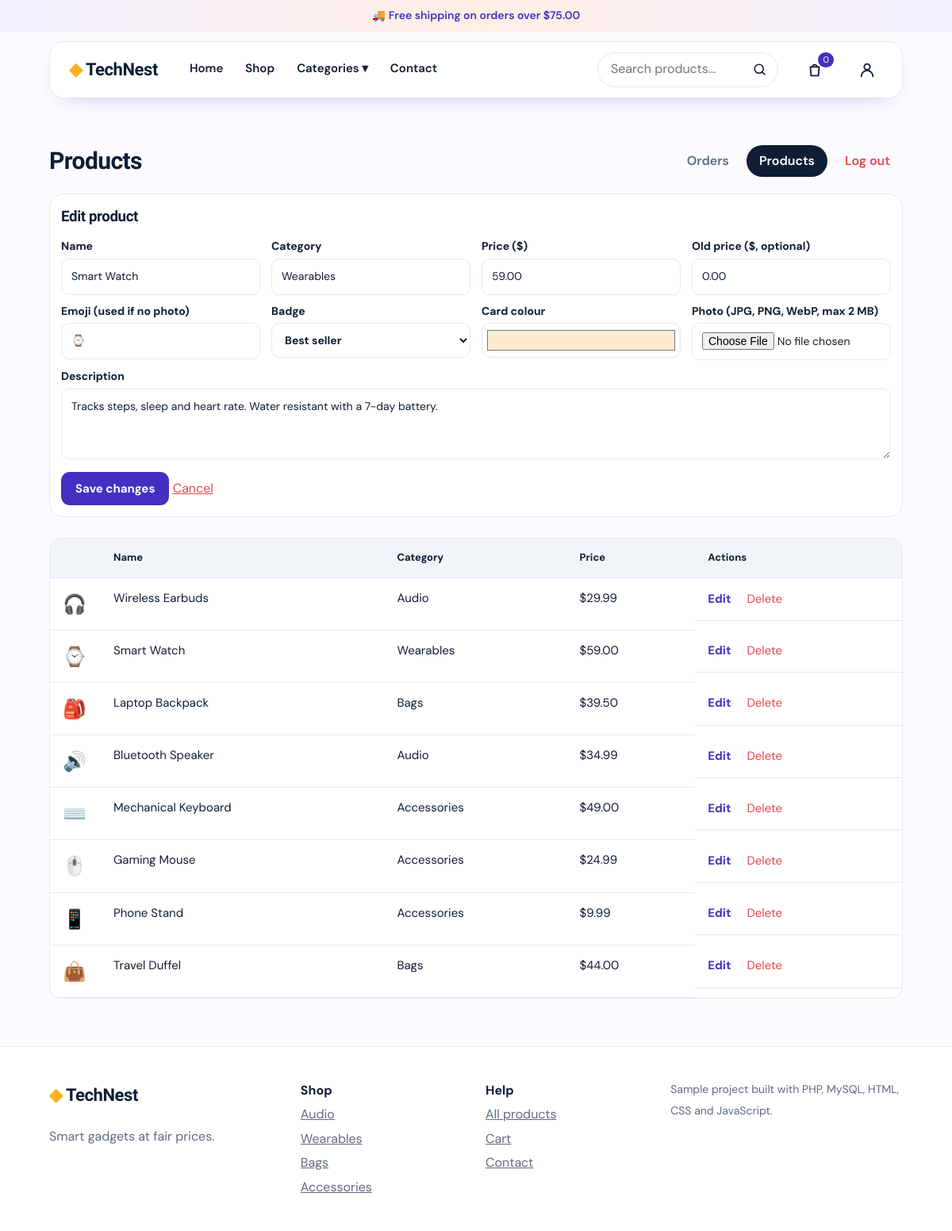
Screenshot of /admin_products.php?edit=2 (signed in) with the database file from the repository.
### tables this page shows
CREATE TABLE IF NOT EXISTS products (
  id INT PRIMARY KEY AUTO_INCREMENT, name VARCHAR(120) NOT NULL, price DECIMAL(8,2) NOT NULL,
  old_price DECIMAL(8,2) NOT NULL DEFAULT 0, cat VARCHAR(60) NOT NULL, emoji VARCHAR(16), image VARCHAR(255) DEFAULT NULL,
  rating DECIMAL(2,1) DEFAULT 4.5, reviews INT DEFAULT 0, badge VARCHAR(30) DEFAULT '',
  bg VARCHAR(9) DEFAULT '#EEF2F7', description TEXT
);

### admin_products.php (the view, shortened to what this page needs)
<?php
require_once 'data.php';
$err = ''; $edit = null; $badges = ['', 'Sale', 'New', 'Best seller'];
if (!$edit && isset($_GET['edit'])) {
  $st = $pdo->prepare('SELECT * FROM products WHERE id = ?'); $st->execute([(int)$_GET['edit']]); $edit = $st->fetch() ?: null;
}
$rows = $pdo->query('SELECT * FROM products ORDER BY id')->fetchAll();
include 'header.php'; $tab = 'products'; ?>
<main class="wrap">
  <?php include 'admin_nav.php'; ?>
  <form class="card pform" method="post" enctype="multipart/form-data" id="top">
    <h3><?= $edit && $edit['id'] ? 'Edit product' : 'Add a product' ?></h3>
    <div class="fg">
      <label>Name<input name="name" required value="<?= e($edit['name'] ?? '') ?>"></label>
      <label>Category<input name="cat" required value="<?= e($edit['cat'] ?? '') ?>"></label>
      <label>Price ($)<input name="price" type="number" step="0.01" min="0" required value="<?= e($edit['price'] ?? '') ?>"></label>
      <label>Old price ($, optional)<input name="old_price" type="number" step="0.01" min="0" value="<?= e(($edit['old_price'] ?? 0) ?: '') ?>"></label>
      <label>Emoji (used if no photo)<input name="emoji" maxlength="8" value="<?= e($edit['emoji'] ?? '📦') ?>"></label>
      <label>Badge<select name="badge"><?php foreach ($badges as $b): ?><option value="<?= e($b) ?>" <?= ($edit['badge'] ?? '') === $b ? 'selected' : '' ?>><?= $b ?: 'None' ?></option><?php endforeach; ?></select></label>
      <label>Card colour<input name="bg" type="color" value="<?= e($edit['bg'] ?? '#EEF2F7') ?>"></label>
      <label>Photo (JPG, PNG, WebP, max 2 MB)<input name="image" type="file" accept="image/jpeg,image/png,image/webp"></label>
    </div>
    <label>Description<textarea name="description" rows="3"><?= e($edit['description'] ?? '') ?></textarea></label>
    <button class="btn"><?= $edit && $edit['id'] ? 'Save changes' : 'Add product' ?></button>
    <?php if ($edit): ?> <a class="link" href="admin_products.php">Cancel</a><?php endif; ?>
  </form>
  <div class="tablewrap"><table>
    <tr><th></th><th>Name</th><th>Category</th><th>Price</th><th>Actions</th></tr>
    <?php foreach ($rows as $r): ?><tr>
      <td class="thumb"><?= pic($r) ?></td><td><?= e($r['name']) ?></td><td><?= e($r['cat']) ?></td><td><?= money($r['price']) ?></td>
      <td class="acts"><a href="?edit=<?= $r['id'] ?>#top">Edit</a>
        <form method="post" onsubmit="return confirm('Delete this product?')"><button class="link">Delete</button></form></td>
    </tr><?php endforeach; ?>
  </table></div>
</main>
<?php include 'footer.php'; ?>

### data.php (shortened to what this page needs)
<?php
function e($s){ return htmlspecialchars((string)$s, ENT_QUOTES, 'UTF-8'); }
function money($n){ return '$'.number_format($n,2); }
function pic($p){ return !empty($p['image']) ? '<img src="uploads/'.e($p['image']).'" alt="'.e($p['name']).'" loading="lazy">' : e($p['emoji']); }

### style.css (style rules this page uses)
:root { --bg:#F7F8FB;--card:#fff;--ink:#0F1E36;--mute:#5E6B82;--line:#E2E7F0;--brand:#0B6E6E;--brand2:#095858;--amber:#FFB020;--red:#E5484D }
* { box-sizing:border-box }
html { scroll-behavior:smooth }
body { margin:0;background:var(--bg);color:var(--ink);font:16px/1.55 'DM Sans',system-ui,sans-serif }
h1,h2,h3,.logo { font-family:'Sora',system-ui,sans-serif;letter-spacing:-.02em }
a { color:inherit }
.wrap { max-width:1120px;margin:0 auto;padding:0 22px }
.btn { background:var(--brand);color:#fff;border:0;border-radius:11px;padding:11px 18px;font:700 15px 'DM Sans',sans-serif;cursor:pointer;text-decoration:none;display:inline-block;transition:background .2s }
select,input,textarea { padding:11px 12px;border:1px solid var(--line);border-radius:10px;font:inherit;background:#fff;color:var(--ink) }
.card { background:var(--card);border:1px solid var(--line);border-radius:18px;padding:14px;transition:transform .2s,box-shadow .2s }
.link { background:none;border:0;color:var(--red);cursor:pointer;font:inherit }
label { display:block;font-weight:700;font-size:14px;margin-bottom:10px }
label input,label textarea { width:100%;margin-top:4px;font-weight:400 }
.product h3 a,.card h3 { text-decoration:none }
.tablewrap { overflow-x:auto;background:#fff;border:1px solid var(--line);border-radius:14px;margin-bottom:60px }
table { width:100%;border-collapse:collapse }
th,td { text-align:left;padding:14px 16px;border-bottom:1px solid var(--line);vertical-align:top;font-size:15px }
th { background:#F1F4F9;font-size:13px }
.pform { margin:18px 0 26px }
.pform h3 { margin:0 0 12px }
.fg { display:grid;grid-template-columns:repeat(auto-fit,minmax(200px,1fr));gap:0 14px }
.pform select,.pform input[type=color] { width:100%;margin-top:4px }
.pform input[type=color] { height:44px;padding:4px }
.acts { display:flex;gap:14px;align-items:center }
.acts form { margin:0 }
.acts a { color:var(--brand);font-weight:700;text-decoration:none }
.thumb { font-size:24px;width:64px }
:root { --bg:#FCFBFF;--brand:#4330C0;--brand2:#33229A;--soft:#F1EEFF;--line:#E9E6F5 }

### rows the page displays
products: name "Smart Watch", cat "Wearables", price "59.00", old_price "0.00", emoji "⌚", badge "Best seller", bg "#ffebd0", description "Tracks steps, sleep and heart rate. Water resistant with a 7-day battery.", price "$59.00"
products: emoji "🎧", name "Wireless Earbuds", cat "Audio", price "$29.99"
products: emoji "🎒", name "Laptop Backpack", cat "Bags", price "$39.50"
products: emoji "🔊", name "Bluetooth Speaker", cat "Audio", price "$34.99"
products: emoji "⌨️", name "Mechanical Keyboard", cat "Accessories", price "$49.00"
products: emoji "🖱️", name "Gaming Mouse", cat "Accessories", price "$24.99"
products: emoji "📱", name "Phone Stand", cat "Accessories", price "$9.99"
products: emoji "👜", name "Travel Duffel", cat "Bags", price "$44.00"

### other values shown
money(FREE_SHIP) "$75.00"
cart_count() "0"
$c "Audio"
$c "Wearables"
$c "Bags"
$c "Accessories"
